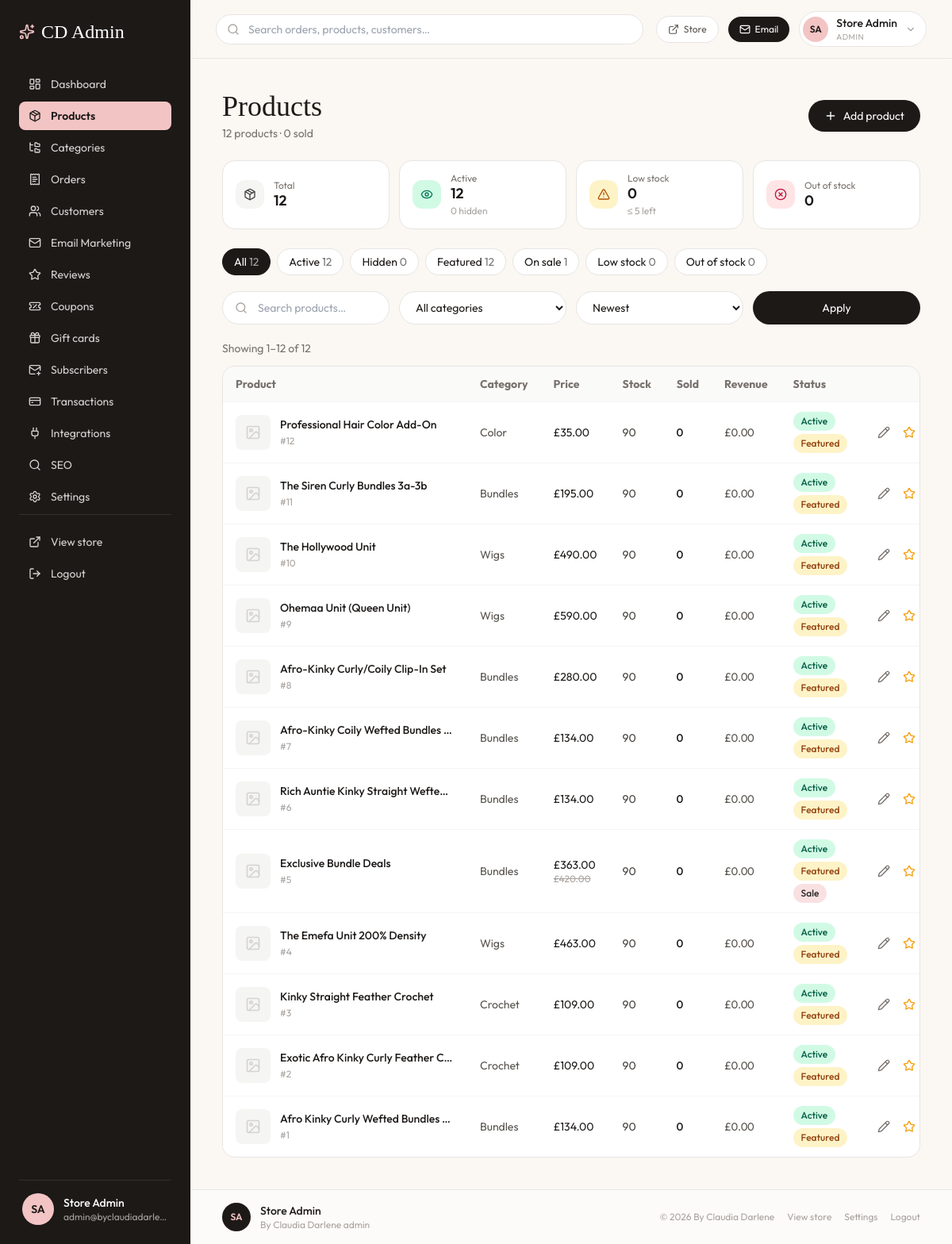
/admin/products.php (signed in), run on the app's committed database.
### tables this page shows
CREATE TABLE IF NOT EXISTS users (
  id INT UNSIGNED AUTO_INCREMENT PRIMARY KEY,
  name VARCHAR(120) NOT NULL,
  email VARCHAR(190) NULL UNIQUE,
  password VARCHAR(255) NOT NULL,
  phone VARCHAR(40) NULL UNIQUE,
  role ENUM('customer','admin') NOT NULL DEFAULT 'customer',
  loyalty_points INT NOT NULL DEFAULT 0,
  wishlist_share_token VARCHAR(64) NULL UNIQUE,
  created_at TIMESTAMP DEFAULT CURRENT_TIMESTAMP,
  updated_at TIMESTAMP DEFAULT CURRENT_TIMESTAMP ON UPDATE CURRENT_TIMESTAMP
);

CREATE TABLE IF NOT EXISTS products (
  id INT UNSIGNED AUTO_INCREMENT PRIMARY KEY,
  category_id INT UNSIGNED NULL,
  name VARCHAR(200) NOT NULL,
  slug VARCHAR(220) NOT NULL UNIQUE,
  short_description VARCHAR(500) NULL,
  description TEXT NULL,
  base_price DECIMAL(10,2) NOT NULL DEFAULT 0,
  compare_at_price DECIMAL(10,2) NULL,
  image VARCHAR(255) NULL,
  gallery JSON NULL,
  is_featured TINYINT(1) NOT NULL DEFAULT 0,
  is_active TINYINT(1) NOT NULL DEFAULT 1,
  on_sale TINYINT(1) NOT NULL DEFAULT 0,
  rating DECIMAL(3,2) NOT NULL DEFAULT 5.00,
  review_count INT NOT NULL DEFAULT 0,
  created_at TIMESTAMP DEFAULT CURRENT_TIMESTAMP,
  updated_at TIMESTAMP DEFAULT CURRENT_TIMESTAMP ON UPDATE CURRENT_TIMESTAMP,
  CONSTRAINT fk_products_category FOREIGN KEY (category_id) REFERENCES categories(id) ON DELETE SET NULL
);

CREATE TABLE IF NOT EXISTS categories (
  id INT UNSIGNED AUTO_INCREMENT PRIMARY KEY,
  name VARCHAR(120) NOT NULL,
  slug VARCHAR(140) NOT NULL UNIQUE,
  description TEXT NULL,
  sort_order INT NOT NULL DEFAULT 0,
  created_at TIMESTAMP DEFAULT CURRENT_TIMESTAMP
);

### admin/products.php (the view, shortened to what the rows shown need)
<?php
require_admin();
$perPage = 20;
$q = trim((string) get('q', ''));
$catFilter = (int) get('cat', 0);
$statusFilter = (string) get('status', 'all');
$sort = (string) get('sort', 'newest');
$page = max(1, (int) get('page', 1));
$all = db()->query(
    'SELECT p.*, c.name AS category_name, '
    . '(SELECT COALESCE(SUM(stock),0) FROM product_variants v WHERE v.product_id = p.id) AS stock_total '
    . 'FROM products p LEFT JOIN categories c ON c.id = p.category_id'
)->fetchAll();
$rows = array_filter($all, function ($p) use ($q, $catFilter, $statusFilter) {
    if ($q !== '' && stripos($p['name'], $q) === false && stripos((string) $p['category_name'], $q) === false) {
        return false;
    }
    if ($catFilter && (int) $p['category_id'] !== $catFilter) {
        return false;
    }
    switch ($statusFilter) {
        case 'active':
            return (bool) $p['is_active'];
        case 'hidden':
            return !$p['is_active'];
        case 'low':
            return $p['stock_total'] > 0 && $p['stock_total'] <= 5;
        case 'out':
            return $p['stock_total'] === 0;
        case 'featured':
            return (bool) $p['is_featured'];
        case 'sale':
            return (bool) $p['on_sale'];
    }
    return true;
});
$rows = array_values($rows);
usort($rows, function ($a, $b) use ($sort) {
    switch ($sort) {
        case 'best':
            return $b['units_sold'] <=> $a['units_sold'];
        case 'revenue':
            return $b['revenue'] <=> $a['revenue'];
        case 'price_high':
            return (float) $b['base_price'] <=> (float) $a['base_price'];
        case 'price_low':
            return (float) $a['base_price'] <=> (float) $b['base_price'];
        case 'stock_low':
            return $a['stock_total'] <=> $b['stock_total'];
        case 'name':
            return strcasecmp($a['name'], $b['name']);
        default:
            return (int) $b['id'] <=> (int) $a['id'];
    }
});
$totalFiltered = count($rows);
$totalPages = max(1, (int) ceil($totalFiltered / $perPage));
$page = min($page, $totalPages);
$offset = ($page - 1) * $perPage;
$pageRows = array_slice($rows, $offset, $perPage);
require __DIR__ . '/_layout_top.php';
?>
<div class="flex items-center justify-between mb-6 gap-4 flex-wrap">
  <div>
    <h1 class="font-display text-4xl">Products</h1>
  </div>
</div>
<div class="bg-white rounded-2xl border border-stone-200 overflow-x-auto">
  <table class="w-full text-sm min-w-[900px]">
    <thead class="bg-stone-50 text-left text-stone-500">
      <tr>
        <th class="px-4 py-3">Product</th>
        <th class="px-4 py-3">Category</th>
        <th class="px-4 py-3">Price</th>
        <th class="px-4 py-3">Stock</th>
        <th class="px-4 py-3">Sold</th>
        <th class="px-4 py-3">Revenue</th>
        <th class="px-4 py-3">Status</th>
        <th class="px-4 py-3"></th>
      </tr>
    </thead>
    <tbody>
      <?php foreach ($pageRows as $p): ?>
        <?php $stock = (int) $p['stock_total']; ?>
        <tr class="border-t border-stone-100 hover:bg-stone-50/60">
          <td class="px-4 py-3">
            <div class="flex items-center gap-3">
              <?php if (!empty($p['image']) && file_exists(ROOT_PATH . '/' . $p['image'])): ?>
                <img src="<?= e(asset($p['image'])) ?>" class="w-11 h-11 rounded-lg object-cover shrink-0" alt="">
              <?php else: ?>
                <span class="w-11 h-11 rounded-lg bg-stone-100 flex items-center justify-center text-stone-300 shrink-0"><?= admin_icon('image', 'w-5 h-5') ?></span>
              <?php endif; ?>
              <div class="min-w-0">
                <a href="product-edit.php?id=<?= (int) $p['id'] ?>" class="font-medium hover:underline block truncate max-w-[220px]"><?= e($p['name']) ?></a>
                <span class="text-xs text-stone-400">#<?= (int) $p['id'] ?></span>
              </div>
            </div>
          </td>
          <td class="px-4 py-3 text-stone-600"><?= e($p['category_name'] ?? '—') ?></td>
          <td class="px-4 py-3">
            &pound;<?= number_format((float) $p['base_price'], 2) ?>
            <?php if (!empty($p['compare_at_price']) && (float) $p['compare_at_price'] > (float) $p['base_price']): ?>
              <span class="text-xs text-stone-400 line-through block">&pound;<?= number_format((float) $p['compare_at_price'], 2) ?></span>
            <?php endif; ?>
          </td>
          <td class="px-4 py-3">
            <?php if ($stock === 0): ?>
              <span class="inline-flex items-center gap-1 rounded-full px-2 py-0.5 text-xs bg-rose-100 text-rose-700">Out</span>
            <?php elseif ($stock <= 5): ?>
              <span class="inline-flex items-center gap-1 text-amber-600 font-semibold"><?= $stock ?> <?= admin_icon('alert-triangle', 'w-3.5 h-3.5') ?></span>
            <?php else: ?>
              <span class="text-stone-700"><?= $stock ?></span>
            <?php endif; ?>
          </td>
          <td class="px-4 py-3">
            <div class="flex items-center gap-2">
              <span class="font-medium tabular-nums"><?= number_format($p['units_sold']) ?></span>
            </div>
          </td>
          <td class="px-4 py-3 text-stone-600 tabular-nums">&pound;<?= number_format($p['revenue'], 2) ?></td>
          <td class="px-4 py-3">
            <div class="flex flex-wrap gap-1">
              <?php if ($p['is_active']): ?>
                <span class="inline-block rounded-full px-2.5 py-1 text-xs font-medium bg-emerald-100 text-emerald-800">Active</span>
              <?php else: ?>
                <span class="inline-block rounded-full px-2.5 py-1 text-xs font-medium bg-stone-200 text-stone-600">Hidden</span>
              <?php endif; ?>
              <?php if ($p['is_featured']): ?>
                <span class="inline-block rounded-full px-2.5 py-1 text-xs font-medium bg-amber-100 text-amber-800">Featured</span>
              <?php endif; ?>
              <?php if ($p['on_sale']): ?>
                <span class="inline-block rounded-full px-2.5 py-1 text-xs font-medium bg-[#F3C4C4]/50 text-stone-800">Sale</span>
              <?php endif; ?>
            </div>
          </td>
          <td class="px-4 py-3 text-right whitespace-nowrap">
            <div class="flex items-center justify-end gap-1">
              <a class="p-1.5 rounded-lg text-stone-500 hover:text-stone-900 hover:bg-stone-100" title="Edit" href="product-edit.php?id=<?= (int) $p['id'] ?>"><?= admin_icon('pencil') ?></a>
              <form method="post" class="inline">
                <button class="p-1.5 rounded-lg <?= $p['is_featured'] ? 'text-amber-500 hover:bg-amber-50' : 'text-stone-400 hover:text-amber-500 hover:bg-stone-100' ?>" title="Toggle featured"><?= admin_icon('star') ?></button>
              </form>
            </div>
          </td>
        </tr>
      <?php endforeach; ?>
    </tbody>
  </table>
</div>
<?php require __DIR__ . '/_layout_bottom.php'; ?>

### admin/_layout_top.php (shortened to what the rows shown need)
<?php
$user = current_user();
$adminName = trim((string) ($user['name'] ?? 'Admin'));
$adminEmail = trim((string) ($user['email'] ?? ''));
$storeName = setting('store_name', 'By Claudia Darlene') ?: 'By Claudia Darlene';
?>
<!DOCTYPE html>
<html lang="en">
<head>
  <script src="https://cdn.tailwindcss.com"></script>
</head>
<body class="bg-[#FBF7F2] text-stone-900 min-h-screen">
  <div class="flex min-h-screen">
    <aside class="w-60 bg-stone-900 text-white p-6 hidden md:flex md:flex-col">
      <p class="font-display text-2xl mb-8 flex items-center gap-2 shrink-0"><?= admin_icon('sparkles', 'w-5 h-5 text-[#F3C4C4]') ?> CD Admin</p>
      <div class="mt-6 pt-4 border-t border-white/10 shrink-0">
        <div class="flex items-center gap-3 px-1">
          <div class="min-w-0">
            <p class="text-sm font-medium truncate"><?= e($adminName) ?></p>
            <p class="text-xs text-stone-400 truncate"><?= e($adminEmail !== '' ? $adminEmail : 'Administrator') ?></p>
          </div>
        </div>
      </div>
    </aside>
    <div class="flex-1 flex flex-col min-w-0 min-h-screen">
      <header class="sticky top-0 z-30 bg-[#FBF7F2]/90 backdrop-blur border-b border-stone-200/80">
        <div class="px-4 sm:px-8 py-3.5 flex items-center gap-3 sm:gap-4">
          <div class="flex items-center gap-2 sm:gap-3 shrink-0 ml-auto">
            <div class="relative group">
              <button type="button" class="flex items-center gap-2.5 rounded-full border border-stone-200 bg-white pl-1 pr-3 py-1 hover:bg-stone-50 transition" aria-haspopup="true">
                <span class="hidden sm:block text-left min-w-0">
                  <span class="block text-sm font-medium truncate max-w-[120px]"><?= e($adminName) ?></span>
                  <span class="block text-[10px] uppercase tracking-wider text-stone-400">Admin</span>
                </span>
              </button>
            </div>
          </div>
        </div>
      </header>
      <main class="flex-1 p-6 sm:p-10">

### includes/helpers.php (shortened to what the rows shown need)
<?php
function e(?string $value): string
{
    return htmlspecialchars((string) $value, ENT_QUOTES, 'UTF-8');
}
function settings_all(bool $fresh = false): array
{
    static $cache = null;
    if ($cache === null || $fresh) {
        $cache = [];
        try {
            $rows = db()->query('SELECT setting_key, setting_value FROM settings')->fetchAll();
            foreach ($rows as $row) {
                $cache[$row['setting_key']] = $row['setting_value'];
            }
        } catch (Throwable $e) {
            $cache = [];
        }
    }
    return $cache;
}
function setting(string $key, ?string $default = null): ?string
{
    $cache = settings_all();
    return $cache[$key] ?? $default;
}
function get(string $key, mixed $default = null): mixed
{
    return $_GET[$key] ?? $default;
}
function admin_icon(string $name, string $classes = 'w-4 h-4'): string
{
    return '<i data-lucide="' . e($name) . '" class="' . e($classes) . '"></i>';
}

### admin/_layout_bottom.php (shortened to what the rows shown need)
      </main>
      <footer class="mt-auto border-t border-stone-200/80 bg-white/60">
        <div class="px-6 sm:px-10 py-4 flex flex-wrap items-center justify-between gap-3">
          <div class="flex items-center gap-3 min-w-0">
            <div class="min-w-0">
              <p class="text-sm font-medium truncate"><?= e($adminName) ?></p>
              <p class="text-xs text-stone-400 truncate"><?= e($storeName) ?> admin</p>
            </div>
          </div>
        </div>
      </footer>
    </div>
  </div>
</body>
</html>

### data on the page
users: name "Store Admin", email "admin@byclaudiadarle…"
products: name "Professional Hair Color Add-On", id "12", category.name "Color", base_price "35.00", stock "90", on_sale "0", revenue "0.00", is_active "Active", is_featured "Featured"
products: name "The Siren Curly Bundles 3a-3b", id "11", category.name "Bundles", base_price "195.00", stock "90", on_sale "0", revenue "0.00", is_active "Active", is_featured "Featured"
products: name "The Hollywood Unit", id "10", category.name "Wigs", base_price "490.00", stock "90", on_sale "0", revenue "0.00", is_active "Active", is_featured "Featured"
products: name "Ohemaa Unit (Queen Unit)", id "9", category.name "Wigs", base_price "590.00", stock "90", on_sale "0", revenue "0.00", is_active "Active", is_featured "Featured"
products: name "Afro-Kinky Curly/Coily Clip-In Set", id "8", category.name "Bundles", base_price "280.00", stock "90", on_sale "0", on_sale "0.00", is_active "Active", is_featured "Featured"
products: name "Afro-Kinky Coily Wefted Bundles…", id "7", category.name "Bundles", base_price "134.00", stock "90", on_sale "0", on_sale "0.00", is_active "Active", is_featured "Featured"
products: name "Rich Auntie Kinky Straight Wefte…", id "6", category.name "Bundles", base_price "134.00", stock "90", on_sale "0", on_sale "0.00", is_active "Active", is_featured "Featured"
products: name "Exclusive Bundle Deals", id "5", category.name "Bundles", base_price "363.00", compare_at_price "420.00", stock "90", review_count "0", review_count "0.00", is_active "Active", is_featured "Featured", on_sale "Sale"
products: name "The Emefa Unit 200% Density", id "4", category.name "Wigs", base_price "463.00", stock "90", on_sale "0", on_sale "0.00", is_active "Active", is_featured "Featured"
products: name "Kinky Straight Feather Crochet", id "3", category.name "Crochet", base_price "109.00", stock "90", on_sale "0", on_sale "0.00", is_active "Active", is_featured "Featured"
products: name "Exotic Afro Kinky Curly Feather C…", id "2", category.name "Crochet", base_price "109.00", stock "90", on_sale "0", on_sale "0.00", is_active "Active", is_featured "Featured"
products: name "Afro Kinky Curly Wefted Bundles…", id "1", category.name "Bundles", base_price "134.00", stock "90", on_sale "0", on_sale "0.00", is_active "Active", is_featured "Featured"

### other printed values
$adminInitials "SA"
$statTotal "12"
$totalSold "0"
$label "Total Active Low stock Out of stock"
$value "12 12 0 0"
$sub "0 hidden ≤ 5 left"
$lbl "All"
$count "12"
$lbl "Active"
$lbl "Hidden"
$count "0"
$lbl "Featured"
$lbl "On sale"
$count "1"
$lbl "Low stock"
